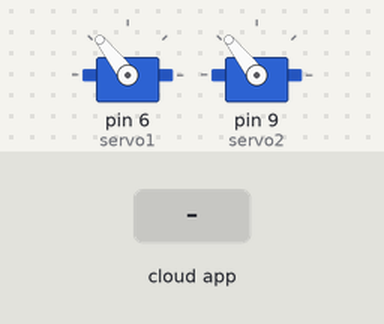
Simulated run of this sketch. Board: Arduino Uno, built with avr-gcc and run on an emulated ATmega328P. On the bench: 2 × servo. The inputs (shaded band) are chosen by the test bench. The ROS host is connected and sends only what is stated.

Above: at 1.2 s.
1.3 s: the phone or cloud app sets throttle to 0
At 2.5 s:
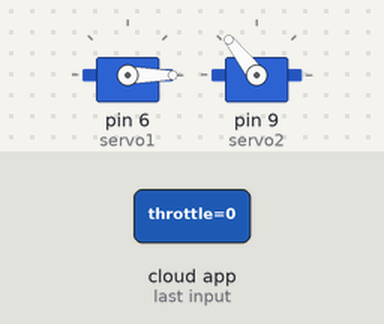
2.8 s: the phone or cloud app sets rotation to 0
At 3.9 s:
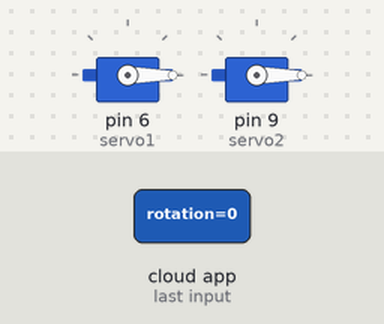
4.3 s: the phone or cloud app sets throttle to 45
At 5.4 s:
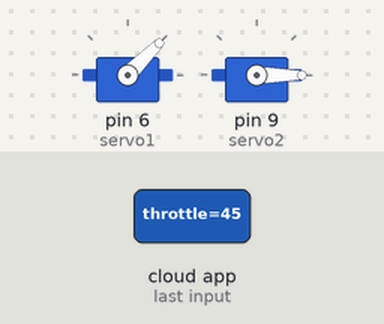
5.8 s: the phone or cloud app sets rotation to 45
At 6.7 s:
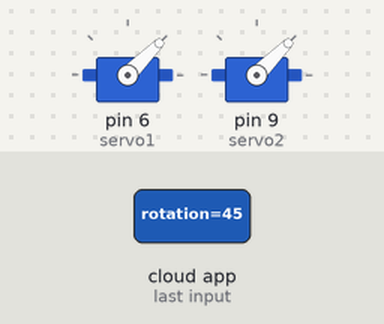
7.3 s: the phone or cloud app sets throttle to 90
At 8.1 s:
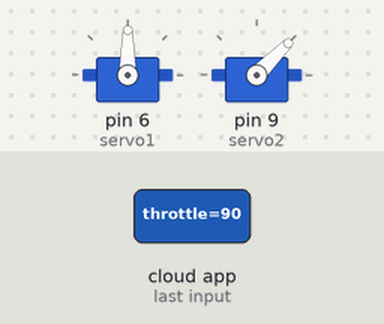
8.8 s: the phone or cloud app sets rotation to 90
At 9.4 s:
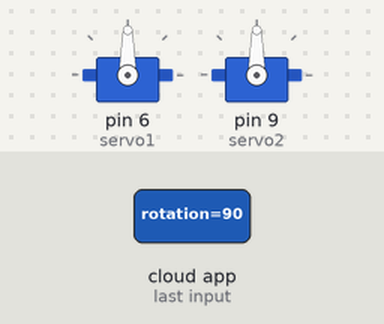
Timing chart, 0 to 11.3 s (numbered marks = the images above; inputs shaded):
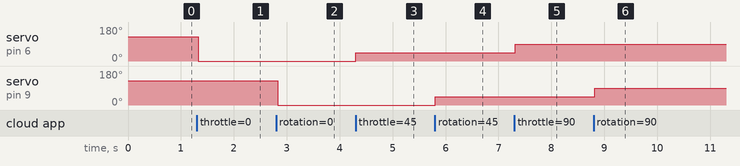

The sketch:

boris_arduino.ino
```cpp
#include <ros.h>
#include <std_msgs/Int16.h>
#include <Servo.h>

ros::NodeHandle nh;
std_msgs::Int16 forward, angle;

Servo servo1, servo2;

void throttleCb(const std_msgs::Int16& throttle){
  forward.data = throttle.data;
}

void rotationCb(const std_msgs::Int16& rotation){
  angle.data = rotation.data;
}

ros::Subscriber<std_msgs::Int16> throttleSub("throttle", &throttleCb);
ros::Subscriber<std_msgs::Int16> rotationSub("rotation", &rotationCb);

void setup() {
  nh.initNode();
  nh.subscribe(throttleSub);
  nh.subscribe(rotationSub);

  servo1.attach(6);
  servo2.attach(9);

  forward.data = 128;
  angle.data = 128;
}

void loop() {
  servo1.write(forward.data);
  servo2.write(angle.data);

  delay(30);
  nh.spinOnce();
}
```

Measured:
- after the input at 1.3 s, servo on pin 6 (servo1): 128° → 0° at once
- after the input at 2.8 s, servo on pin 9 (servo2): 128° → 0° at once
- after the input at 4.3 s, servo on pin 6 (servo1): 0° → 45° at once
- after the input at 5.8 s, servo on pin 9 (servo2): 0° → 45° at once
- after the input at 7.3 s, servo on pin 6 (servo1): 45° → 90° at once
- after the input at 8.8 s, servo on pin 9 (servo2): 45° → 90° at once
